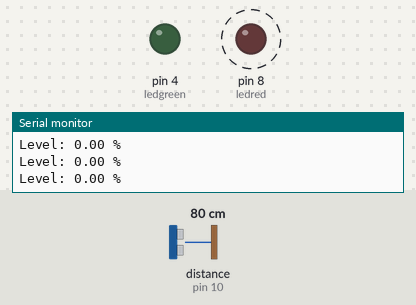
Simulated run of this sketch. Board: Arduino Uno, built with avr-gcc and run on an emulated ATmega328P. Shown: output pins drawn as LEDs (lit = HIGH), the last lines printed to the serial monitor. Wiring (inferred from the names in the program): ultrasonic range finder: trigger pin 9; echo pin 10. Dashed ring = blinking. Inputs (shaded band) come from the test bench; at power-on: distance to the obstacle (sensor on pin 10) 80 cm. The echo pulse lasts 58.3 µs per cm; pins used as bus, display or sensor lines are not drawn.

Above: at 1.27 s.
1.3 s: distance to the obstacle (sensor on pin 10) set to 17 cm
4.3 s: distance to the obstacle (sensor on pin 10) set to 14 cm
At 5.1 s:
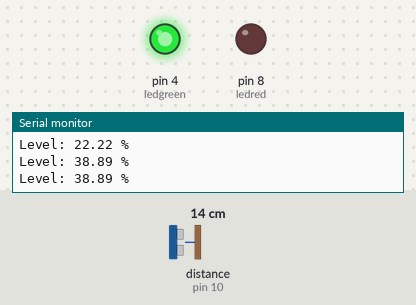
5.8 s: distance to the obstacle (sensor on pin 10) set to 18 cm
At 6.01 s:
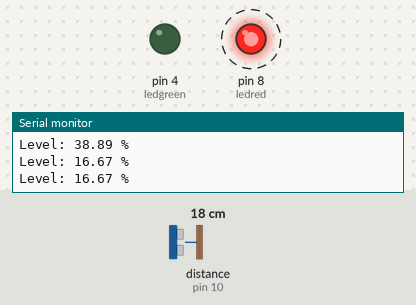
8.8 s: distance to the obstacle (sensor on pin 10) set to 2 cm
At 9.4 s:
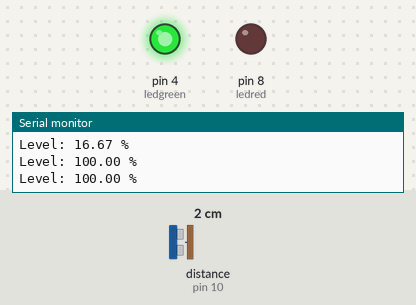
Timing chart, 0 to 11.3 s (numbered marks = the images above; inputs shaded):
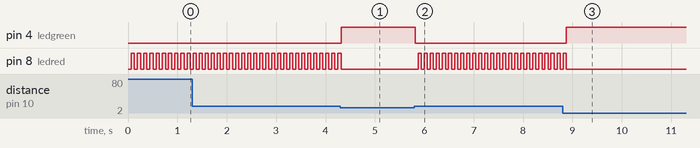

Measured:
- the behaviour switches between 16 and 15 cm on distance to the obstacle (sensor on pin 10) (found by bisection; images 0 and 1)
- after the input at 4.3 s, pin 4 (ledgreen): LOW → HIGH at once; pin 8 (ledred): goes on until 4.3 s, then stays LOW
- after the input at 5.8 s, pin 4 (ledgreen): HIGH → LOW at once; pin 8 (ledred): alternates HIGH for 0.06 s and LOW for 0.06 s, starting after 0.08 s
- after the input at 8.8 s, pin 4 (ledgreen): LOW → HIGH after 0.07 s; pin 8 (ledred): goes on until 8.9 s, then stays LOW
- by itself, pin 8 (ledred): alternates HIGH for 0.06 s and LOW for 0.06 s

The sketch:

main.ino
```cpp
// --- SENSOR & LED PINS ---
const int trigPin = 9;  // HC-SR04 Trigger pin
const int echoPin = 10; // HC-SR04 Echo pin

int ledgreen = 4; // Green: Fuel OK
int ledred = 8;   // Red: Low fuel warning

// --- TANK CALIBRATION (MUST BE ACCURATE) ---
const int TANK_HEIGHT_CM = 20; // Total tank depth
const int SENSOR_OFFSET_CM = 2; // Sensor blind spot / offset

const int MAX_USABLE_HEIGHT = TANK_HEIGHT_CM - SENSOR_OFFSET_CM; // 100% capacity height

double low_fuel_threshold_percent = 30.0; // Warning threshold

void setup() {
  // Pin initialization
  pinMode(trigPin, OUTPUT);
  pinMode(echoPin, INPUT);
  pinMode(ledgreen, OUTPUT);
  pinMode(ledred, OUTPUT);

  Serial.begin(9600); // Start serial monitor
}

// Measures distance (cm) from sensor to liquid surface
long getDistanceCm() {
  digitalWrite(trigPin, LOW);
  delayMicroseconds(2);
  digitalWrite(trigPin, HIGH);
  delayMicroseconds(10);
  digitalWrite(trigPin, LOW);

  long duration = pulseIn(echoPin, HIGH);
  // Time-to-distance conversion formula
  long distanceCm = duration * 0.034 / 2;

  return distanceCm;
}

void loop() {
  // 1. Get raw distance
  long distanceCm = getDistanceCm();

  // 2. Calculate liquid height: (Total Height) - (Space Above Liquid)
  int liquid_height = TANK_HEIGHT_CM - distanceCm;

  // 3. Constrain height to valid range (0 to 100%)
  liquid_height = constrain(liquid_height, 0, MAX_USABLE_HEIGHT);

  // 4. Convert height to percentage
  double actual_fuel_tank_percent = ((double)liquid_height / MAX_USABLE_HEIGHT) * 100.0;

  // --- DEBUG OUTPUT ---
  Serial.print("Level: ");
  Serial.print(actual_fuel_tank_percent);
  Serial.println(" %");

  // --- LED LOGIC ---
  if (actual_fuel_tank_percent <= low_fuel_threshold_percent) {
    // LOW FUEL: Flash Red warning
    digitalWrite(ledgreen, LOW);
    digitalWrite(ledred, LOW);
    delay(60);
    digitalWrite(ledred, HIGH);
    delay(60);

  } else {
    // FUEL OK: Green ON, Red OFF
    digitalWrite(ledred, LOW);
    digitalWrite(ledgreen, HIGH);
    delay(500); // Reduce loop speed when level is adequate
  }
}
```
